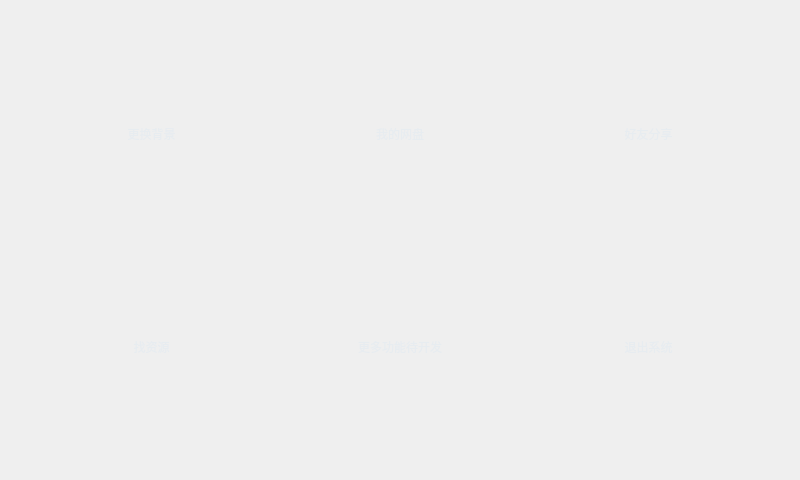
<?xml version="1.0" encoding="UTF-8"?>
<ui version="4.0">
 <class>frmMain</class>
 <widget class="QWidget" name="frmMain">
  <property name="geometry">
   <rect>
    <x>0</x>
    <y>0</y>
    <width>800</width>
    <height>480</height>
   </rect>
  </property>
  <property name="minimumSize">
   <size>
    <width>800</width>
    <height>480</height>
   </size>
  </property>
  <property name="maximumSize">
   <size>
    <width>800</width>
    <height>480</height>
   </size>
  </property>
  <property name="windowTitle">
   <string>主界面</string>
  </property>
  <property name="styleSheet">
   <string notr="true">QWidget#frm{
background-image: url(:/image/main3.png);
}
QToolButton{
font: 12pt &quot;微软雅黑&quot;;
color:#E7ECF0;
background-color:rgba(0,0,0,0);
border-style:none;
}</string>
  </property>
  <layout class="QVBoxLayout" name="verticalLayout">
   <property name="spacing">
    <number>0</number>
   </property>
   <property name="leftMargin">
    <number>0</number>
   </property>
   <property name="topMargin">
    <number>0</number>
   </property>
   <property name="rightMargin">
    <number>0</number>
   </property>
   <property name="bottomMargin">
    <number>0</number>
   </property>
   <item>
    <widget class="QWidget" name="frm" native="true">
     <property name="contextMenuPolicy">
      <enum>Qt::NoContextMenu</enum>
     </property>
     <layout class="QGridLayout" name="gridLayout">
      <property name="leftMargin">
       <number>30</number>
      </property>
      <property name="topMargin">
       <number>30</number>
      </property>
      <property name="rightMargin">
       <number>30</number>
      </property>
      <property name="bottomMargin">
       <number>30</number>
      </property>
      <property name="spacing">
       <number>6</number>
      </property>
      <item row="0" column="0">
       <widget class="QToolButton" name="btnCOMTool">
        <property name="sizePolicy">
         <sizepolicy hsizetype="Expanding" vsizetype="Expanding">
          <horstretch>0</horstretch>
          <verstretch>0</verstretch>
         </sizepolicy>
        </property>
        <property name="cursor">
         <cursorShape>PointingHandCursor</cursorShape>
        </property>
        <property name="text">
         <string>更换背景</string>
        </property>
        <property name="icon">
         <iconset resource="rc.qrc">
          <normaloff>:/image/PNG112.png</normaloff>:/image/PNG112.png</iconset>
        </property>
        <property name="iconSize">
         <size>
          <width>100</width>
          <height>100</height>
         </size>
        </property>
        <property name="popupMode">
         <enum>QToolButton::DelayedPopup</enum>
        </property>
        <property name="toolButtonStyle">
         <enum>Qt::ToolButtonTextUnderIcon</enum>
        </property>
       </widget>
      </item>
      <item row="3" column="2">
       <widget class="QToolButton" name="btnTCPTool">
        <property name="sizePolicy">
         <sizepolicy hsizetype="Expanding" vsizetype="Expanding">
          <horstretch>0</horstretch>
          <verstretch>0</verstretch>
         </sizepolicy>
        </property>
        <property name="cursor">
         <cursorShape>PointingHandCursor</cursorShape>
        </property>
        <property name="text">
         <string>退出系统</string>
        </property>
        <property name="icon">
         <iconset resource="rc.qrc">
          <normaloff>:/image/PNG100.png</normaloff>:/image/PNG100.png</iconset>
        </property>
        <property name="iconSize">
         <size>
          <width>100</width>
          <height>100</height>
         </size>
        </property>
        <property name="toolButtonStyle">
         <enum>Qt::ToolButtonTextUnderIcon</enum>
        </property>
       </widget>
      </item>
      <item row="0" column="1">
       <widget class="QToolButton" name="btnMyNet">
        <property name="sizePolicy">
         <sizepolicy hsizetype="Expanding" vsizetype="Expanding">
          <horstretch>0</horstretch>
          <verstretch>0</verstretch>
         </sizepolicy>
        </property>
        <property name="cursor">
         <cursorShape>PointingHandCursor</cursorShape>
        </property>
        <property name="text">
         <string>我的网盘</string>
        </property>
        <property name="icon">
         <iconset resource="rc.qrc">
          <normaloff>:/image/PNG101.png</normaloff>:/image/PNG101.png</iconset>
        </property>
        <property name="iconSize">
         <size>
          <width>100</width>
          <height>100</height>
         </size>
        </property>
        <property name="toolButtonStyle">
         <enum>Qt::ToolButtonTextUnderIcon</enum>
        </property>
       </widget>
      </item>
      <item row="0" column="2">
       <widget class="QToolButton" name="btnEnjoy">
        <property name="sizePolicy">
         <sizepolicy hsizetype="Expanding" vsizetype="Expanding">
          <horstretch>0</horstretch>
          <verstretch>0</verstretch>
         </sizepolicy>
        </property>
        <property name="cursor">
         <cursorShape>PointingHandCursor</cursorShape>
        </property>
        <property name="text">
         <string>好友分享</string>
        </property>
        <property name="icon">
         <iconset resource="rc.qrc">
          <normaloff>:/image/PNG114.png</normaloff>:/image/PNG114.png</iconset>
        </property>
        <property name="iconSize">
         <size>
          <width>100</width>
          <height>100</height>
         </size>
        </property>
        <property name="toolButtonStyle">
         <enum>Qt::ToolButtonTextUnderIcon</enum>
        </property>
       </widget>
      </item>
      <item row="3" column="1">
       <widget class="QToolButton" name="btnMore">
        <property name="sizePolicy">
         <sizepolicy hsizetype="Expanding" vsizetype="Expanding">
          <horstretch>0</horstretch>
          <verstretch>0</verstretch>
         </sizepolicy>
        </property>
        <property name="cursor">
         <cursorShape>PointingHandCursor</cursorShape>
        </property>
        <property name="text">
         <string>更多功能待开发</string>
        </property>
        <property name="icon">
         <iconset resource="rc.qrc">
          <normaloff>:/image/PNG109.png</normaloff>:/image/PNG109.png</iconset>
        </property>
        <property name="iconSize">
         <size>
          <width>100</width>
          <height>100</height>
         </size>
        </property>
        <property name="toolButtonStyle">
         <enum>Qt::ToolButtonTextUnderIcon</enum>
        </property>
       </widget>
      </item>
      <item row="3" column="0">
       <widget class="QToolButton" name="btnFind">
        <property name="sizePolicy">
         <sizepolicy hsizetype="Expanding" vsizetype="Expanding">
          <horstretch>0</horstretch>
          <verstretch>0</verstretch>
         </sizepolicy>
        </property>
        <property name="cursor">
         <cursorShape>PointingHandCursor</cursorShape>
        </property>
        <property name="text">
         <string>找资源</string>
        </property>
        <property name="icon">
         <iconset resource="rc.qrc">
          <normaloff>:/image/PNG99.png</normaloff>:/image/PNG99.png</iconset>
        </property>
        <property name="iconSize">
         <size>
          <width>100</width>
          <height>100</height>
         </size>
        </property>
        <property name="toolButtonStyle">
         <enum>Qt::ToolButtonTextUnderIcon</enum>
        </property>
       </widget>
      </item>
     </layout>
    </widget>
   </item>
  </layout>
 </widget>
 <layoutdefault spacing="6" margin="11"/>
 <resources>
  <include location="rc.qrc"/>
 </resources>
 <connections/>
</ui>
